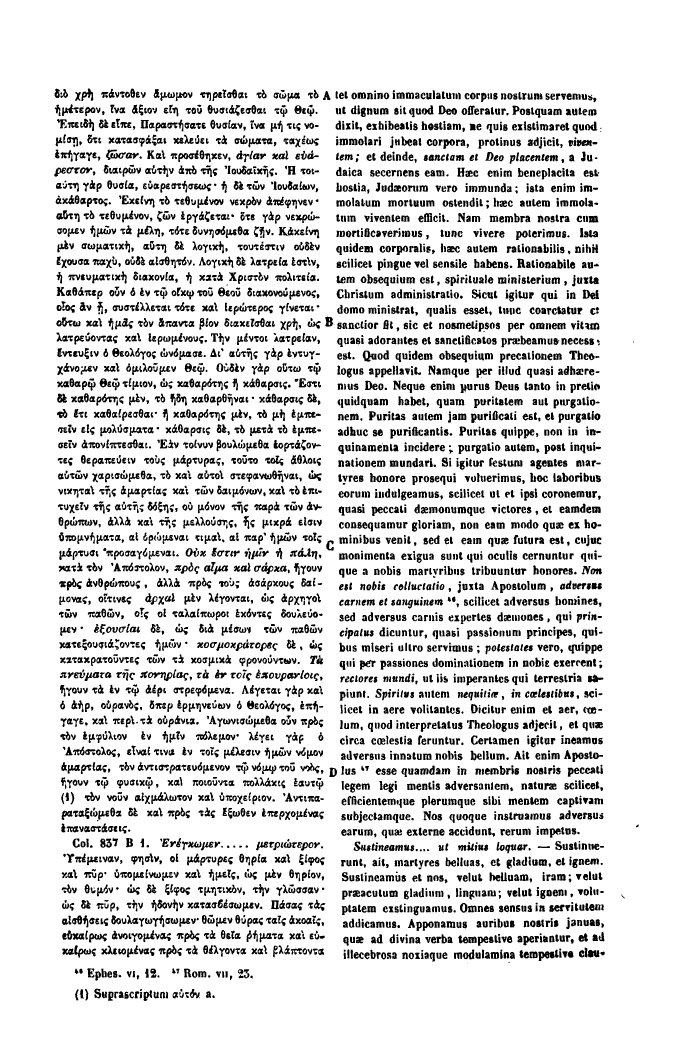
#> input picture Migne/test.png, 2048 x 3152 px (shown at 1/3 size)
$ python extend_vertical_column_separators.py ../../Migne/test.png out.png   (older library calls are emulated)
#> lines starting #> are read from the running program, lines starting #| are printed output that depends on the picture; after the words box and inside, x2 and y2 are one past the last pixel; in counts of white or black regions, pixels touching at a corner belong together
import cv2
import numpy as np
import os, sys
# [load_image]
# Check number of arguments
argv = sys.argv
if (len(argv) < 1):
    print ('Not enough parameters')
    print ('Usage:\nmorph_lines_detection.py < path_to_image >')
    exit(1)
# Load the image
src = cv2.imread(argv[1], 0)
#> src: shape (3152, 2048); 86.2% white; 4822 black regions (52 under 20 px), largest, box (x1, y1, x2, y2) and area: (187, 2791, 253, 2819) 970, (1748, 869, 1797, 898) 821, (1615, 2854, 1664, 2883) 821
# Check if image is loaded fine
if src is None:
    print ('Error opening image: ' + argv[1])
    exit(1)
#src = cv2.imread("uiug.30112023840660-1583374486_0100.tif", 0)
basename = os.path.basename(argv[1])
print(basename)
_, thresh = cv2.threshold(src,0,255,cv2.THRESH_BINARY+cv2.THRESH_OTSU)
thresh = cv2.bitwise_not(thresh)
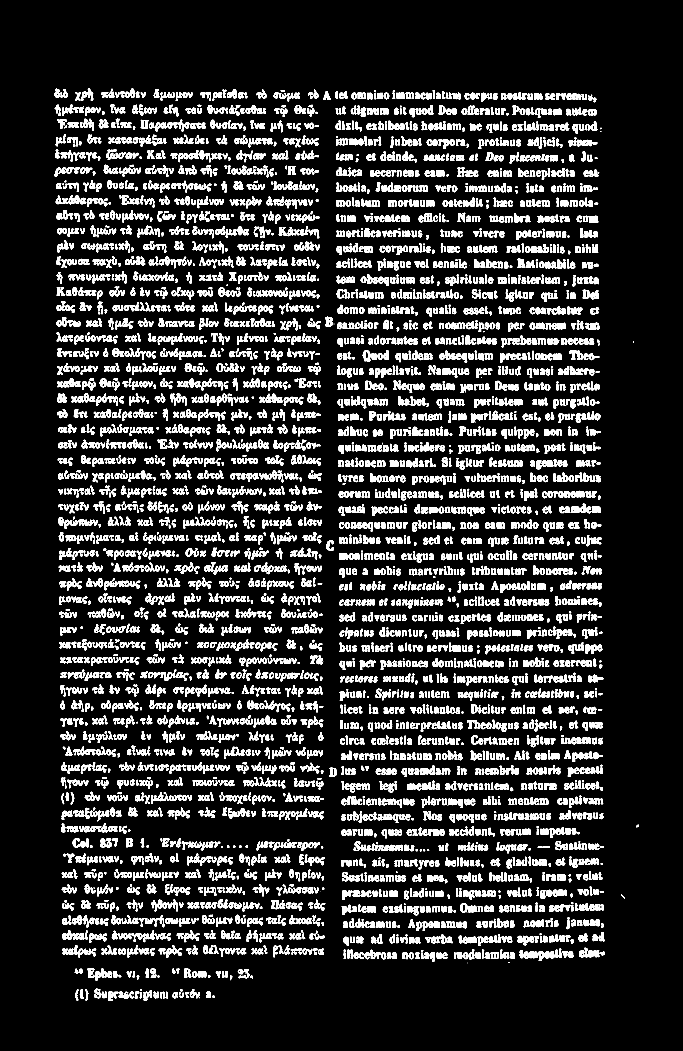
#> thresh: shape (3152, 2048) (shown at 1/3 size); 13.8% white; 4822 white regions (52 under 20 px), largest, box (x1, y1, x2, y2) and area: (187, 2791, 253, 2819) 970, (1748, 869, 1797, 898) 821, (1615, 2854, 1664, 2883) 821
connectivity = 4  # You need to choose 4 or 8 for connectivity type
num_labels, labels, stats, centroids = cv2.connectedComponentsWithStats(thresh , connectivity , cv2.CV_32S)
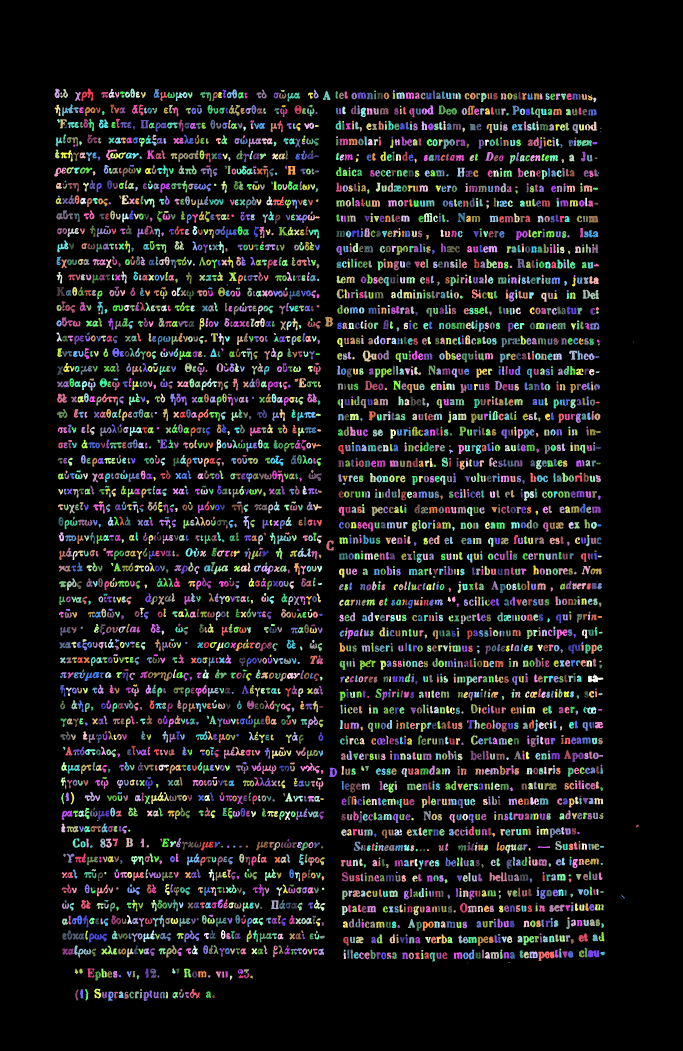
#> labels: shape (3152, 2048) int32 (shown at 1/3 size); 4823 distinct labels, from 0 to 4822; one colour per label, 0 black
#> num_labels = 4823; centroids = 4823 pairs, first value 171 to 1911.8, second value 272.2 to 2992.5
# Line thickness means fill
thickness = 4
# color
color=(0,0,0)
outimage=src
for i in range(num_labels):
    ratio = stats[i,cv2.CC_STAT_HEIGHT] / stats[i,cv2.CC_STAT_WIDTH]
    if (stats[i,cv2.CC_STAT_HEIGHT]> 50  and stats[i,cv2.CC_STAT_LEFT] > 800 and ratio > 10  ):
        print("\tfound a black column:",stats[i,cv2.CC_STAT_WIDTH], "x",stats[i,cv2.CC_STAT_HEIGHT], "at ", stats[i,cv2.CC_STAT_LEFT], stats[i,cv2.CC_STAT_TOP], "ratio",ratio)
        # Using cv2.rectangle() method
        image = cv2.line(src, (stats[i,cv2.CC_STAT_LEFT], stats[i,cv2.CC_STAT_TOP] -50), (stats[i,cv2.CC_STAT_LEFT] + stats[i,cv2.CC_STAT_WIDTH], stats[i,cv2.CC_STAT_HEIGHT] + stats[i,cv2.CC_STAT_TOP] + 50), color, thickness)
        # [5 lines of commented-out code are left out]
        outimage = image
#> this loop made 4823 passes
#> ratio on passes 1 to 3: 1.54, 1.06, 1.87
        #cv2.imwrite('/tmp/out.png',image)
        #break
outpath = os.path.join(argv[2],basename)
print("\toutput to", outpath)
cv2.imwrite(outpath,outimage)
